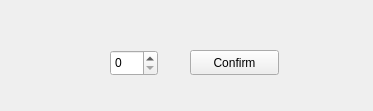
<?xml version="1.0" encoding="UTF-8"?>
<ui version="4.0">
 <class>Form</class>
 <widget class="QWidget" name="Form">
  <property name="geometry">
   <rect>
    <x>0</x>
    <y>0</y>
    <width>373</width>
    <height>111</height>
   </rect>
  </property>
  <property name="windowTitle">
   <string>Form</string>
  </property>
  <widget class="QSpinBox" name="qty_spin">
   <property name="geometry">
    <rect>
     <x>110</x>
     <y>50</y>
     <width>48</width>
     <height>26</height>
    </rect>
   </property>
  </widget>
  <widget class="QPushButton" name="confirm_btn">
   <property name="geometry">
    <rect>
     <x>190</x>
     <y>50</y>
     <width>89</width>
     <height>25</height>
    </rect>
   </property>
   <property name="text">
    <string>Confirm</string>
   </property>
  </widget>
 </widget>
 <resources/>
 <connections/>
</ui>
